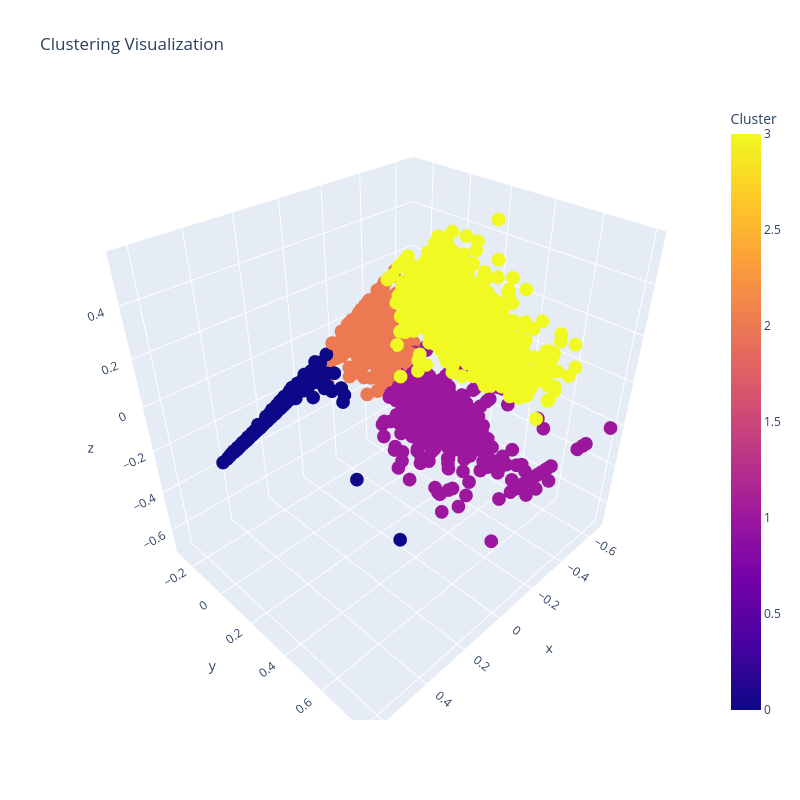

The notebook cell this image was saved under:
### Code cell
df_clustered2, df_attributes = kmeans_clustering(
    df=df_normalized,
    exclude=['user_id', 'original_cluster', 'total_spend'],
    num_clusters=4,
    id='user_id')

df_clustered2_display = df_clustered2.sort_values(by=['user_id'], ascending=[True])
#display_scrollable(df_clustered2_display)

scatter_with_clusters(df_clustered=df_clustered2, attributes=df_attributes, id='user_id', visual_dims=3, hover_column='original_cluster')#, coloring='original_cluster')

### Figure 1 — Plotly figure (JSON) as saved in the notebook; plotly's stock layout.template omitted (floating-point values rounded to 4 significant figures; data arrays with more than 128 entries replaced by an {"elided": "..."} marker saying what was removed)
{"data": [{"customdata": {"elided": "10000x1 str values"}, "hovertemplate": "<b>%{hovertext}</b><br><br>x=%{x}<br>y=%{y}<br>z=%{z}<br>original_cluster=%{customdata[0]}<br>Cluster=%{marker.color}<extra></extra>", "hovertext": {"elided": "10000 int values"}, "legendgroup": "", "marker": {"color": {"elided": "10000 int values"}, "coloraxis": "coloraxis", "size": 8, "symbol": "circle"}, "mode": "markers", "name": "", "scene": "scene", "showlegend": false, "type": "scatter3d", "x": {"elided": "10000 float values"}, "y": {"elided": "10000 float values"}, "z": {"elided": "10000 float values"}}], "layout": {"coloraxis": {"colorbar": {"title": {"text": "Cluster"}}, "colorscale": [[0, "#0d0887"], [0.1111, "#46039f"], [0.2222, "#7201a8"], [0.3333, "#9c179e"], [0.4444, "#bd3786"], [0.5556, "#d8576b"], [0.6667, "#ed7953"], [0.7778, "#fb9f3a"], [0.8889, "#fdca26"], [1, "#f0f921"]]}, "height": 800, "legend": {"tracegroupgap": 0}, "scene": {"domain": {"x": [0, 1], "y": [0, 1]}, "xaxis": {"title": {"text": "x"}}, "yaxis": {"title": {"text": "y"}}, "zaxis": {"title": {"text": "z"}}}, "title": {"text": "Clustering Visualization"}, "width": 800}}
